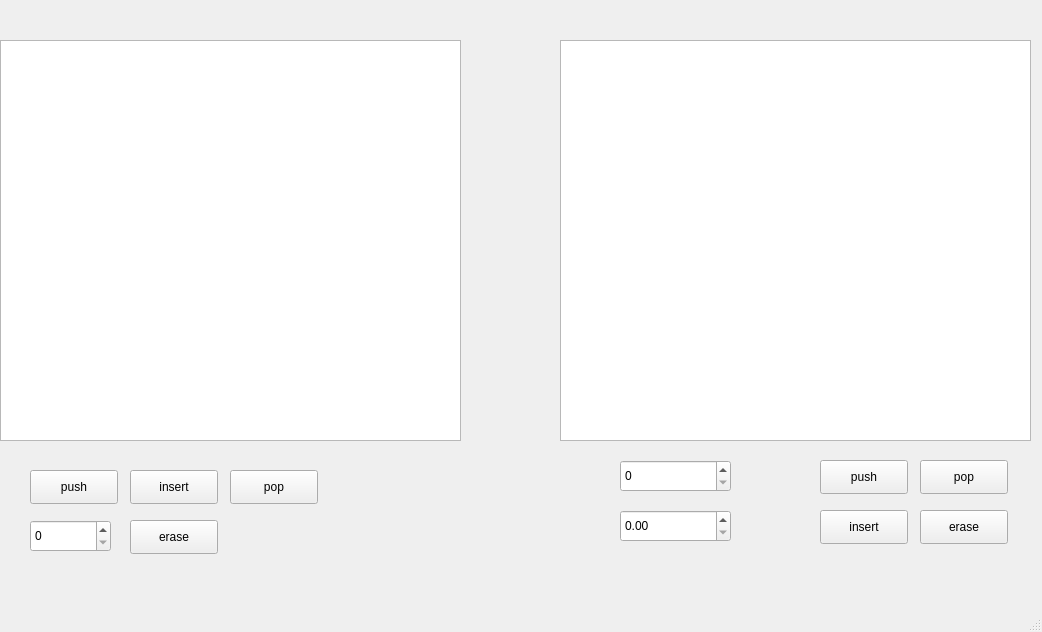
<?xml version="1.0" encoding="UTF-8"?>
<ui version="4.0">
 <class>MainWindow</class>
 <widget class="QMainWindow" name="MainWindow">
  <property name="geometry">
   <rect>
    <x>0</x>
    <y>0</y>
    <width>1042</width>
    <height>632</height>
   </rect>
  </property>
  <property name="windowTitle">
   <string>MainWindow</string>
  </property>
  <widget class="QWidget" name="centralwidget">
   <widget class="QTableWidget" name="tableWidget">
    <property name="geometry">
     <rect>
      <x>0</x>
      <y>40</y>
      <width>461</width>
      <height>401</height>
     </rect>
    </property>
   </widget>
   <widget class="QTableWidget" name="tableWidget_2">
    <property name="geometry">
     <rect>
      <x>560</x>
      <y>40</y>
      <width>471</width>
      <height>401</height>
     </rect>
    </property>
   </widget>
   <widget class="QPushButton" name="push1">
    <property name="geometry">
     <rect>
      <x>30</x>
      <y>470</y>
      <width>88</width>
      <height>34</height>
     </rect>
    </property>
    <property name="text">
     <string>push</string>
    </property>
   </widget>
   <widget class="QPushButton" name="insert1">
    <property name="geometry">
     <rect>
      <x>130</x>
      <y>470</y>
      <width>88</width>
      <height>34</height>
     </rect>
    </property>
    <property name="text">
     <string>insert</string>
    </property>
   </widget>
   <widget class="QPushButton" name="pop1">
    <property name="geometry">
     <rect>
      <x>230</x>
      <y>470</y>
      <width>88</width>
      <height>34</height>
     </rect>
    </property>
    <property name="text">
     <string>pop</string>
    </property>
   </widget>
   <widget class="QPushButton" name="insert2">
    <property name="geometry">
     <rect>
      <x>820</x>
      <y>510</y>
      <width>88</width>
      <height>34</height>
     </rect>
    </property>
    <property name="text">
     <string>insert</string>
    </property>
   </widget>
   <widget class="QPushButton" name="push2">
    <property name="geometry">
     <rect>
      <x>820</x>
      <y>460</y>
      <width>88</width>
      <height>34</height>
     </rect>
    </property>
    <property name="text">
     <string>push</string>
    </property>
   </widget>
   <widget class="QPushButton" name="pop2">
    <property name="geometry">
     <rect>
      <x>920</x>
      <y>460</y>
      <width>88</width>
      <height>34</height>
     </rect>
    </property>
    <property name="text">
     <string>pop</string>
    </property>
   </widget>
   <widget class="QPushButton" name="erase1">
    <property name="geometry">
     <rect>
      <x>130</x>
      <y>520</y>
      <width>88</width>
      <height>34</height>
     </rect>
    </property>
    <property name="text">
     <string>erase</string>
    </property>
   </widget>
   <widget class="QPushButton" name="erase2">
    <property name="geometry">
     <rect>
      <x>920</x>
      <y>510</y>
      <width>88</width>
      <height>34</height>
     </rect>
    </property>
    <property name="text">
     <string>erase</string>
    </property>
   </widget>
   <widget class="QSpinBox" name="inputF">
    <property name="geometry">
     <rect>
      <x>30</x>
      <y>520</y>
      <width>81</width>
      <height>32</height>
     </rect>
    </property>
    <property name="maximum">
     <number>32000</number>
    </property>
   </widget>
   <widget class="QSpinBox" name="spinBox">
    <property name="geometry">
     <rect>
      <x>620</x>
      <y>460</y>
      <width>111</width>
      <height>32</height>
     </rect>
    </property>
    <property name="maximum">
     <number>32000</number>
    </property>
   </widget>
   <widget class="QDoubleSpinBox" name="doubleSpinBox">
    <property name="geometry">
     <rect>
      <x>620</x>
      <y>510</y>
      <width>111</width>
      <height>32</height>
     </rect>
    </property>
    <property name="maximum">
     <double>23000.990000000001601</double>
    </property>
   </widget>
  </widget>
  <widget class="QMenuBar" name="menubar">
   <property name="geometry">
    <rect>
     <x>0</x>
     <y>0</y>
     <width>1042</width>
     <height>30</height>
    </rect>
   </property>
  </widget>
  <widget class="QStatusBar" name="statusbar"/>
 </widget>
 <resources/>
 <connections/>
</ui>
